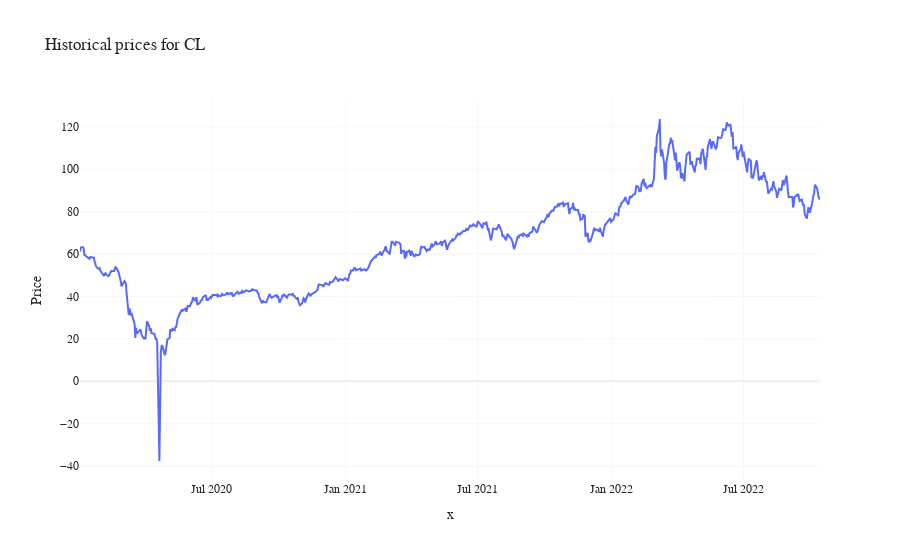

The notebook cell this image was saved under:
### Code cell
px.line(x=clf.index, y=clf.Close,labels={"y": "Price"}, title="Historical prices for CL")

### Figure 1 — Plotly figure (JSON) as saved in the notebook; plotly's stock layout.template omitted (floating-point values rounded to 4 significant figures; data arrays with more than 128 entries replaced by an {"elided": "..."} marker saying what was removed)
{"data": [{"hovertemplate": "x=%{x}<br>Price=%{y}<extra></extra>", "legendgroup": "", "line": {"color": "#5769fe", "dash": "solid"}, "marker": {"symbol": "circle"}, "mode": "lines", "name": "", "orientation": "v", "showlegend": false, "type": "scatter", "x": {"elided": "704 str values"}, "xaxis": "x", "y": {"elided": "704 float values"}, "yaxis": "y"}], "layout": {"legend": {"tracegroupgap": 0}, "title": {"text": "Historical prices for CL"}, "xaxis": {"anchor": "y", "domain": [0, 1], "title": {"text": "x"}}, "yaxis": {"anchor": "x", "domain": [0, 1], "title": {"text": "Price"}}}}
